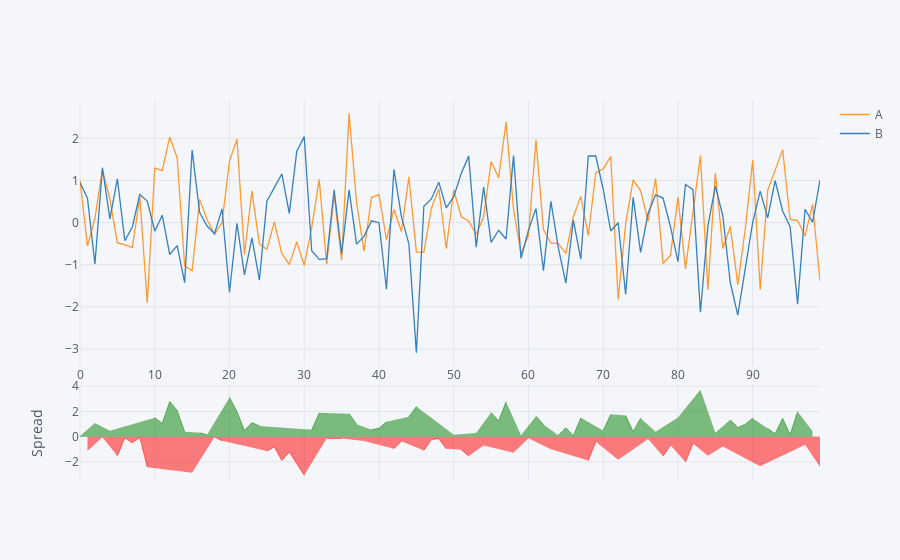

Here is the notebook cell this chart was saved with:
### Markdown cell above
## `kind='spread'`

### Code cell
df1[['A', 'B']].iplot(kind='spread')
